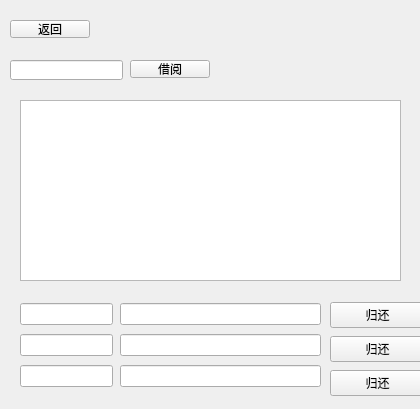
<?xml version="1.0" encoding="UTF-8"?>
<ui version="4.0">
 <class>BorrowBook</class>
 <widget class="QWidget" name="BorrowBook">
  <property name="geometry">
   <rect>
    <x>0</x>
    <y>0</y>
    <width>420</width>
    <height>409</height>
   </rect>
  </property>
  <property name="windowTitle">
   <string>借书系统</string>
  </property>
  <widget class="QPushButton" name="Return">
   <property name="geometry">
    <rect>
     <x>10</x>
     <y>20</y>
     <width>80</width>
     <height>18</height>
    </rect>
   </property>
   <property name="text">
    <string>返回</string>
   </property>
  </widget>
  <widget class="QLineEdit" name="nameEdit">
   <property name="geometry">
    <rect>
     <x>10</x>
     <y>60</y>
     <width>113</width>
     <height>20</height>
    </rect>
   </property>
  </widget>
  <widget class="QTextEdit" name="introduce">
   <property name="geometry">
    <rect>
     <x>20</x>
     <y>100</y>
     <width>381</width>
     <height>181</height>
    </rect>
   </property>
  </widget>
  <widget class="QPushButton" name="find">
   <property name="geometry">
    <rect>
     <x>130</x>
     <y>60</y>
     <width>80</width>
     <height>18</height>
    </rect>
   </property>
   <property name="text">
    <string>借阅</string>
   </property>
  </widget>
  <widget class="QWidget" name="layoutWidget">
   <property name="geometry">
    <rect>
     <x>20</x>
     <y>300</y>
     <width>93</width>
     <height>91</height>
    </rect>
   </property>
   <layout class="QVBoxLayout" name="verticalLayout">
    <item>
     <widget class="QLineEdit" name="name1"/>
    </item>
    <item>
     <widget class="QLineEdit" name="name2"/>
    </item>
    <item>
     <widget class="QLineEdit" name="name3"/>
    </item>
   </layout>
  </widget>
  <widget class="QWidget" name="layoutWidget">
   <property name="geometry">
    <rect>
     <x>120</x>
     <y>300</y>
     <width>201</width>
     <height>91</height>
    </rect>
   </property>
   <layout class="QVBoxLayout" name="verticalLayout_2">
    <item>
     <widget class="QLineEdit" name="time1"/>
    </item>
    <item>
     <widget class="QLineEdit" name="time2"/>
    </item>
    <item>
     <widget class="QLineEdit" name="time3"/>
    </item>
   </layout>
  </widget>
  <widget class="QWidget" name="layoutWidget">
   <property name="geometry">
    <rect>
     <x>330</x>
     <y>300</y>
     <width>95</width>
     <height>100</height>
    </rect>
   </property>
   <layout class="QVBoxLayout" name="verticalLayout_3">
    <item>
     <widget class="QPushButton" name="RTB1">
      <property name="text">
       <string>归还</string>
      </property>
     </widget>
    </item>
    <item>
     <widget class="QPushButton" name="RTB2">
      <property name="text">
       <string>归还</string>
      </property>
     </widget>
    </item>
    <item>
     <widget class="QPushButton" name="RTB3">
      <property name="text">
       <string>归还</string>
      </property>
     </widget>
    </item>
   </layout>
  </widget>
 </widget>
 <resources/>
 <connections/>
</ui>
